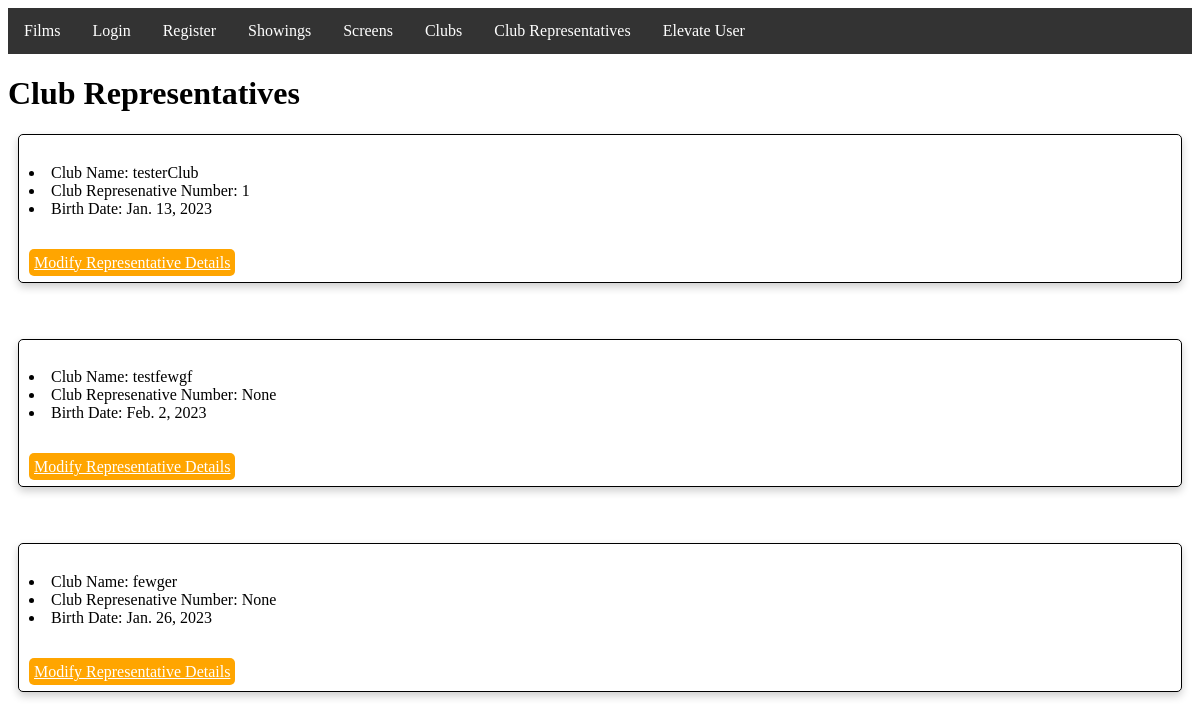
Page /club_representatives/ on the earlier database version.
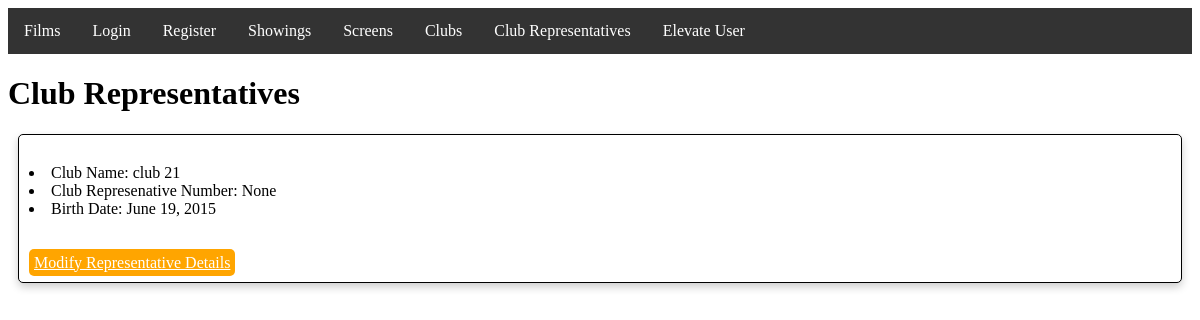
Same page on the later database version.
### UWEFlix/models.py (models this page shows, shortened)
class ClubRepresentative(models.Model):
    club = models.OneToOneField(Club, on_delete=models.CASCADE, related_name='clubRep')
    birth_date = models.DateField()
    club_representative_number = models.IntegerField(unique=True, null=True)
    user = models.OneToOneField(User, on_delete=models.CASCADE, null=True)

class Club(models.Model):
    address = models.ForeignKey(Address, on_delete=models.CASCADE, null=True)
    contact_details = models.ForeignKey(ContactDetails, on_delete=models.CASCADE, null=True)
    club_name = models.CharField(max_length=255)

### UWEFlix/views.py (the view)
# urls.py: path('club_representatives/', views.show_clubs_reps, name='club_representatives'),
def show_clubs_reps(request):
    queryset = ClubRepresentative.objects.all()
    return render(request, 'UWEFlix/club_representatives.html', {
        'club_reps': list(queryset)
    })

### UWEFlix/templates/UWEFlix/club_representatives.html (shortened to what this page needs)
{% extends 'UWEFlix/navbar.html' %}
{% block content %}
<html>
  <head>
    <link rel="stylesheet" href="/static/films.css">
  </head>
  <body>
    <h1>Club Representatives</h1>
      {% for club_rep in club_reps %}
        <div class="film-box">
          <div>
            <li>Club Name: {{ club_rep.club.club_name }}</li>
            <li>Club Represenative Number: {{ club_rep.club_representative_number }}</li>
            <li>Birth Date: {{ club_rep.birth_date }}</li>
            <br><br>
            <a href="{% url 'update_club_representative' club_rep.id %}" class="btn btn-secondary modify-film-btn">Modify Representative Details</a>
          </div>
        </div>
          <br><br>
      {% endfor %}
  </body>
</html>
{% endblock %}

Differences in the rows shown:
removed ClubRepresentative: club.club_name "testfewgf", club_representative_number "None", birth_date "Feb. 2, 2023"
removed ClubRepresentative: club.club_name "fewger", club_representative_number "None", birth_date "Jan. 26, 2023"
changed ClubRepresentative: club.club_name "testerClub" → "club 21"; club_representative_number "1" → "None"; birth_date "Jan. 13, 2023" → "June 19, 2015"
